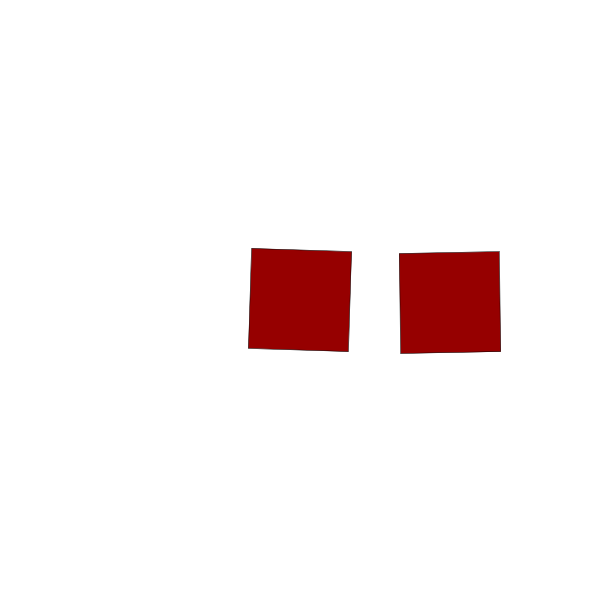
Frame 1 (no input)
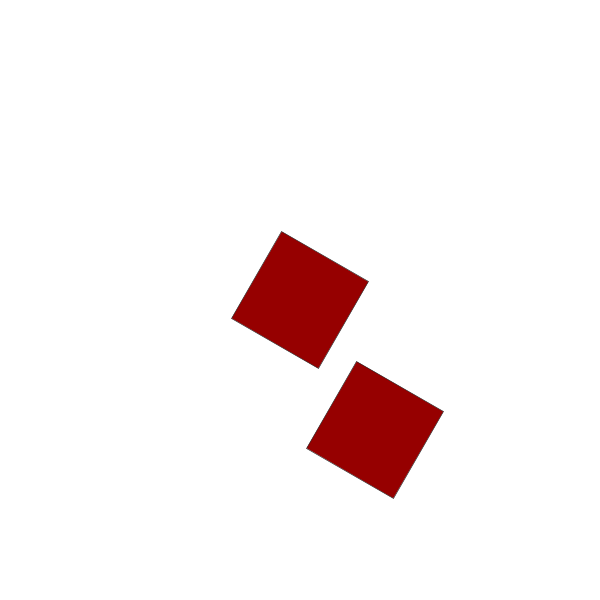
Frame 60 (the mouse pressed at the canvas centre just before this capture)
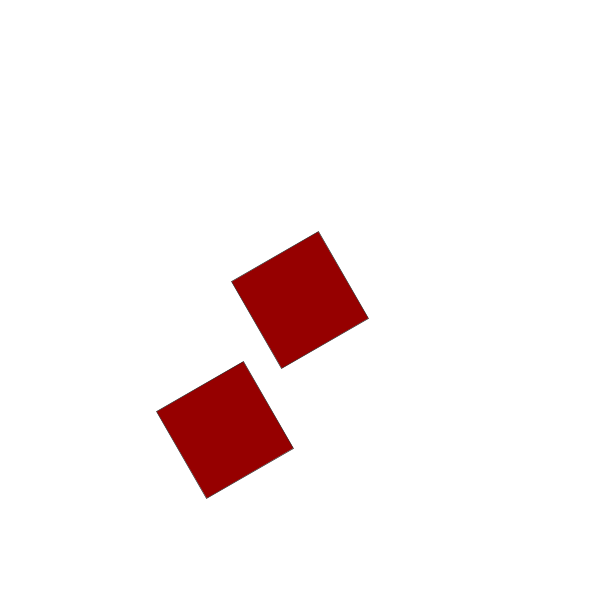
Frame 120 (the mouse held since frame 60 and released just before this capture)

The Processing sketch that drew these frames (run headless with seeded random() and noise(); from frame 60 on, the mouse is pressed at the canvas centre):

// Processing sketch: sketch_3D_Core
// ── sketch_3D_Core.pde
int angle;

void setup() {
  size(600, 600);
}

void draw() {
  angle+=1;
  background(255);
  stroke(0);
  fill(150, 0, 0);
  rectMode(CENTER);
  
  translate(width/2, height/2);
  
  scale(0.5);
  
  rotate(radians(angle));
  
  pushMatrix();
  rotate(radians(angle));
  rect(0, 0, 200, 200);
  popMatrix();
  
  pushMatrix();
  translate(300,0);
  rotate(radians(-2*angle));
  rect(0,0,200,200);
  popMatrix();
}
